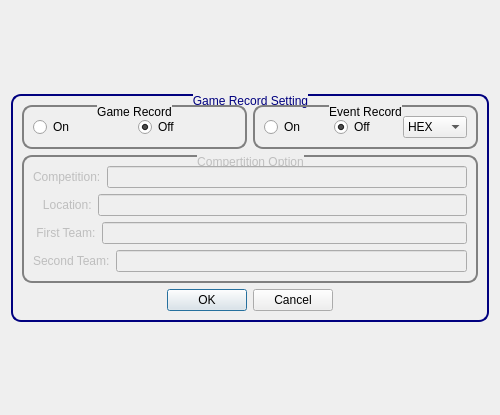
<?xml version="1.0" encoding="UTF-8"?>
<ui version="4.0">
 <class>RecordDialog</class>
 <widget class="QDialog" name="RecordDialog">
  <property name="enabled">
   <bool>true</bool>
  </property>
  <property name="geometry">
   <rect>
    <x>0</x>
    <y>0</y>
    <width>500</width>
    <height>415</height>
   </rect>
  </property>
  <property name="sizePolicy">
   <sizepolicy hsizetype="Preferred" vsizetype="Preferred">
    <horstretch>0</horstretch>
    <verstretch>0</verstretch>
   </sizepolicy>
  </property>
  <property name="windowTitle">
   <string>Dialog</string>
  </property>
  <property name="styleSheet">
   <string notr="true">font: 16pt &quot;JetBrains Mono&quot;;</string>
  </property>
  <property name="sizeGripEnabled">
   <bool>false</bool>
  </property>
  <property name="modal">
   <bool>false</bool>
  </property>
  <layout class="QGridLayout" name="gridLayout">
   <item row="2" column="0">
    <widget class="QGroupBox" name="mainGroup">
     <property name="styleSheet">
      <string notr="true">QGroupBox#mainGroup {
	font:600 italic 25pt &quot;JetBrains Mono&quot;;
	color:rgb(0, 0, 127);
	border-color:rgb(0, 0, 127);
}

QGroupBox#mainGroup::title {
	margin-left:-1ex;
}

QGroupBox {
	border-width:2px;
	border-style:solid;
	border-radius:10px;
	border-color:gray;
	margin-top:1.6ex;
}

QGroupBox::title{
	subcontrol-origin:margin;
	subcontrol-position:top centorl;
	padding:0 -4px;
	margin-left:0ex;
}
</string>
     </property>
     <property name="title">
      <string>Game Record Setting</string>
     </property>
     <property name="alignment">
      <set>Qt::AlignCenter</set>
     </property>
     <layout class="QVBoxLayout" name="mainLayout">
      <property name="spacing">
       <number>6</number>
      </property>
      <item>
       <layout class="QHBoxLayout" name="recordLayout">
        <item>
         <widget class="QGroupBox" name="recordGroup_1">
          <property name="title">
           <string>Game Record</string>
          </property>
          <layout class="QHBoxLayout" name="recordLayout_1">
           <item>
            <widget class="QRadioButton" name="gameOn">
             <property name="text">
              <string>On</string>
             </property>
             <property name="checked">
              <bool>false</bool>
             </property>
            </widget>
           </item>
           <item>
            <widget class="QRadioButton" name="gameOff">
             <property name="text">
              <string>Off</string>
             </property>
             <property name="checked">
              <bool>true</bool>
             </property>
            </widget>
           </item>
          </layout>
         </widget>
        </item>
        <item>
         <widget class="QGroupBox" name="recordGroup_2">
          <property name="title">
           <string>Event Record</string>
          </property>
          <layout class="QHBoxLayout" name="recordLayout_2">
           <item>
            <widget class="QRadioButton" name="eventOn">
             <property name="text">
              <string>On</string>
             </property>
             <property name="checked">
              <bool>false</bool>
             </property>
            </widget>
           </item>
           <item>
            <widget class="QRadioButton" name="eventOff">
             <property name="text">
              <string>Off</string>
             </property>
             <property name="checked">
              <bool>true</bool>
             </property>
            </widget>
           </item>
           <item>
            <widget class="QComboBox" name="gameTypeConbo">
             <property name="insertPolicy">
              <enum>QComboBox::InsertAtBottom</enum>
             </property>
             <item>
              <property name="text">
               <string>HEX</string>
              </property>
             </item>
            </widget>
           </item>
          </layout>
         </widget>
        </item>
       </layout>
      </item>
      <item>
       <widget class="QGroupBox" name="OptionGroup">
        <property name="enabled">
         <bool>false</bool>
        </property>
        <property name="layoutDirection">
         <enum>Qt::LeftToRight</enum>
        </property>
        <property name="title">
         <string>Compertition Option</string>
        </property>
        <property name="alignment">
         <set>Qt::AlignCenter</set>
        </property>
        <layout class="QVBoxLayout" name="OptionLayout" stretch="7,6,6,6">
         <item>
          <layout class="QHBoxLayout" name="optionLayout_1">
           <item>
            <widget class="QLabel" name="optionLabel_1">
             <property name="text">
              <string>Competition:</string>
             </property>
            </widget>
           </item>
           <item>
            <widget class="QLineEdit" name="optionEdit_1"/>
           </item>
          </layout>
         </item>
         <item>
          <layout class="QHBoxLayout" name="optionLayout_2">
           <item>
            <widget class="QLabel" name="optionLabel_2">
             <property name="text">
              <string>   Location:</string>
             </property>
            </widget>
           </item>
           <item>
            <widget class="QLineEdit" name="optionEdit_2"/>
           </item>
          </layout>
         </item>
         <item>
          <layout class="QHBoxLayout" name="optionLayout_3">
           <item>
            <widget class="QLabel" name="optionLabel_3">
             <property name="text">
              <string> First Team:</string>
             </property>
            </widget>
           </item>
           <item>
            <widget class="QLineEdit" name="optionEdit_3"/>
           </item>
          </layout>
         </item>
         <item>
          <layout class="QHBoxLayout" name="optionLayout_4">
           <item>
            <widget class="QLabel" name="optionLabel_4">
             <property name="text">
              <string>Second Team:</string>
             </property>
            </widget>
           </item>
           <item>
            <widget class="QLineEdit" name="optionEdit_4"/>
           </item>
          </layout>
         </item>
        </layout>
       </widget>
      </item>
      <item>
       <widget class="QDialogButtonBox" name="buttonBox">
        <property name="toolTip">
         <string/>
        </property>
        <property name="whatsThis">
         <string/>
        </property>
        <property name="layoutDirection">
         <enum>Qt::LeftToRight</enum>
        </property>
        <property name="orientation">
         <enum>Qt::Horizontal</enum>
        </property>
        <property name="standardButtons">
         <set>QDialogButtonBox::Cancel|QDialogButtonBox::Ok</set>
        </property>
        <property name="centerButtons">
         <bool>true</bool>
        </property>
       </widget>
      </item>
     </layout>
    </widget>
   </item>
   <item row="0" column="0">
    <spacer name="topSpacer">
     <property name="orientation">
      <enum>Qt::Vertical</enum>
     </property>
     <property name="sizeHint" stdset="0">
      <size>
       <width>20</width>
       <height>40</height>
      </size>
     </property>
    </spacer>
   </item>
   <item row="3" column="0">
    <spacer name="bottomSpacer">
     <property name="orientation">
      <enum>Qt::Vertical</enum>
     </property>
     <property name="sizeHint" stdset="0">
      <size>
       <width>20</width>
       <height>40</height>
      </size>
     </property>
    </spacer>
   </item>
  </layout>
 </widget>
 <resources/>
 <connections>
  <connection>
   <sender>buttonBox</sender>
   <signal>accepted()</signal>
   <receiver>RecordDialog</receiver>
   <slot>accept()</slot>
   <hints>
    <hint type="sourcelabel">
     <x>248</x>
     <y>254</y>
    </hint>
    <hint type="destinationlabel">
     <x>157</x>
     <y>274</y>
    </hint>
   </hints>
  </connection>
  <connection>
   <sender>buttonBox</sender>
   <signal>rejected()</signal>
   <receiver>RecordDialog</receiver>
   <slot>reject()</slot>
   <hints>
    <hint type="sourcelabel">
     <x>316</x>
     <y>260</y>
    </hint>
    <hint type="destinationlabel">
     <x>286</x>
     <y>274</y>
    </hint>
   </hints>
  </connection>
 </connections>
</ui>
